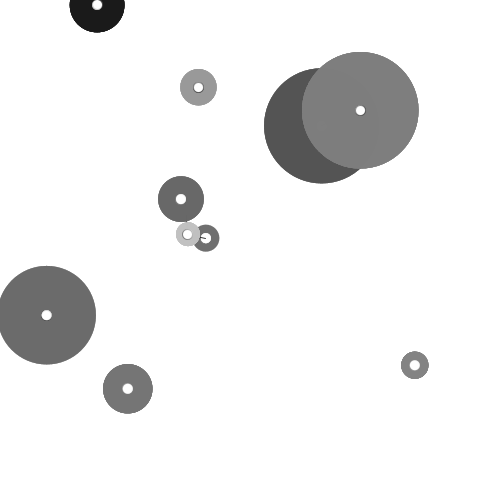
Frame 1 (no input)
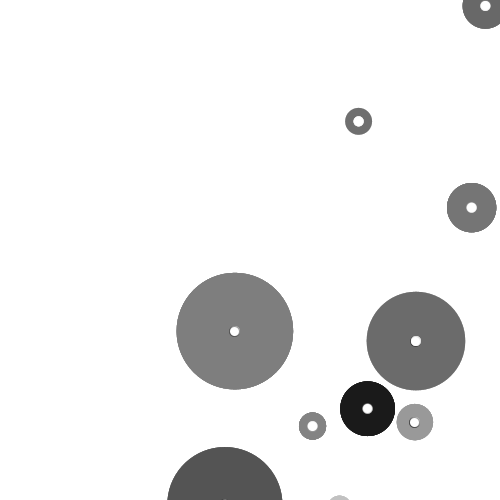
Frame 60 (the mouse pressed at the canvas centre just before this capture)
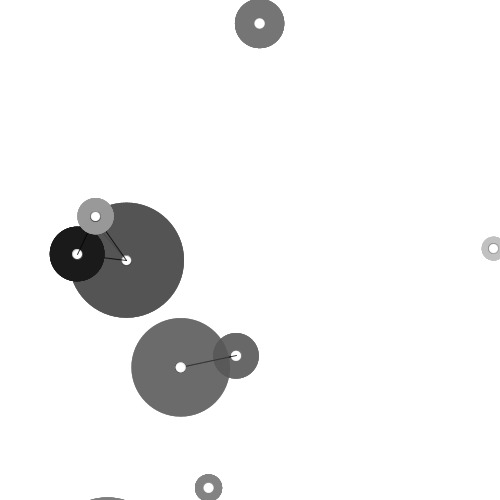
Frame 120 (the mouse held since frame 60 and released just before this capture)

The Processing sketch that drew these frames (run headless with seeded random() and noise(); from frame 60 on, the mouse is pressed at the canvas centre):

// Processing sketch: processing_122776
// ── processing_122776.pde

//use class to define objects.
//Lin,Lien Ya   institute of Industrial design.
int _num =10;
Circle[]_circleArr= {};

void setup() {
  size(500, 500);
  background(255);
  smooth();
  strokeWeight(1);
  fill(150, 50);
  drawCircles();
}

void draw() {
  background(255);
  for (int i=0;i<_circleArr.length;i++) {
    Circle thisCirc=_circleArr[i];
    thisCirc.updateMe();
  }
}

void mouseReleased() {
  drawCircles();
}
void drawCircles() {
  for (int i=0; i<_num; i++) {
    Circle thisCirc = new Circle();
    thisCirc.drawMe();
    _circleArr =(Circle[])append(_circleArr, 
    thisCirc);
  }
}


class Circle {
  float x, y;
  float radius;
  color linecol, fillcol;
  float alph;
  float xmove, ymove;

  Circle() {
    x = random(width);
    y = random(height);
    radius = random(50) + 10;
    linecol = color(random(255), random(255));
    fillcol = color(random(255), random(255));
    alph = random(100,255);
    xmove = random(10) - 5;
    ymove = random(10) - 5;
  }

  void drawMe() {
    noStroke();
    fill(fillcol, alph);
    ellipse(x, y, radius*2, radius*2);
    stroke(linecol, 150);
    fill(255);
    ellipse(x, y, 10, 10);
  }
  void updateMe() {
    x += xmove;
    y += ymove;
    if (x > (width+radius)) { 
      x=0-radius;
    }
    if (x < (0-radius)) { 
      x=width+radius;
    }
    if (y > (height+radius)) { 
      y=0-radius;
    }
    if (y < (0-radius)) { 
      y=height+radius;
    }

    boolean touching = false;
    for (int i=0; i<_circleArr.length; i++) {
      Circle otherCirc = _circleArr[i];
      if (otherCirc != this) {
        float dis = dist(x, y, otherCirc.x, otherCirc.y);
        float overlap = dis - radius - otherCirc.radius;
        if (overlap < 0) {
          stroke(0, 200);
          overlap *= -1;
          line(x, y, otherCirc.x, otherCirc.y);
        }
        drawMe();
      }
    }
  }
}
